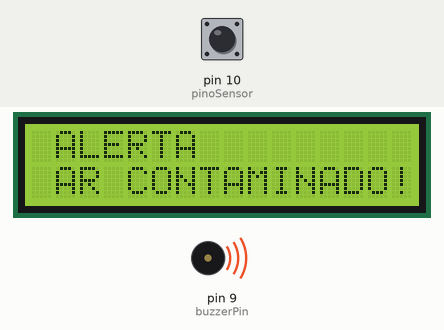
A sketch run on a simulated Arduino Uno, built with avr-gcc and run on an emulated ATmega328P. On the bench: 16×2 character LCD, buzzer (waves = sounding). Inputs (shaded band) come from the test bench; at power-on: pin 10 (pinoSensor) HIGH. What the sketch prints to the serial monitor is not drawn.

Above: at 1.2 s.
1.3 s: pin 10 (pinoSensor) driven LOW
At 6.8 s:
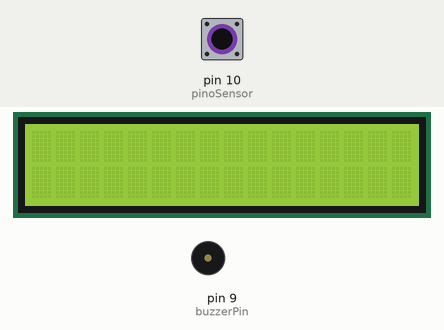
12.1 s: pin 10 (pinoSensor) driven HIGH
At 13.1 s:
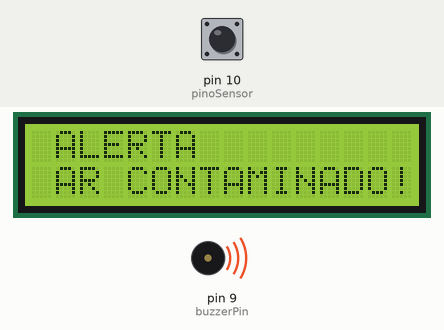
22.9 s: pin 10 (pinoSensor) driven LOW
At 28.0 s:
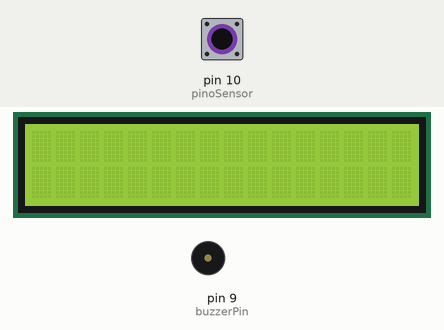
33.7 s: pin 10 (pinoSensor) pulsed HIGH 2 times (0.12 s each, 0.3 s apart)
At 34.2 s:
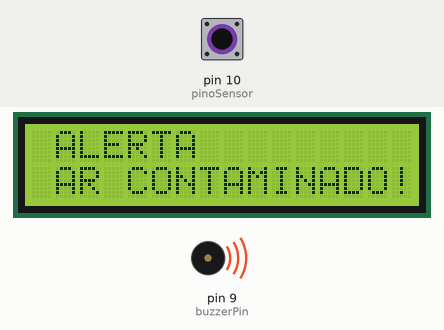
45.1 s: pin 10 (pinoSensor) pulsed HIGH 5 times (0.12 s each, 0.3 s apart)
At 51.0 s:
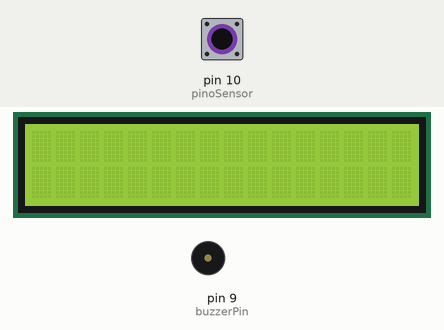
Timing chart, 0 to 52.5 s (numbered marks = the images above; inputs shaded):
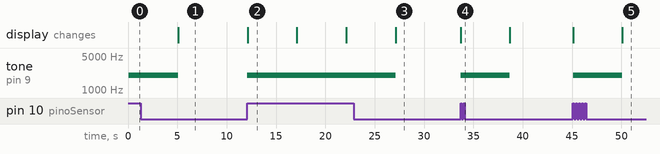

The sketch:

ARDUINO_DAY_CODIGO_SENSOR_DE_GAS_CM_LCD.ino
```cpp
#include <LiquidCrystal.h>

LiquidCrystal lcd(12, 11, 5, 4, 3, 2); // Definindo os pinos para a tela de LCD
const int pinoSensor = 10; //PINO DIGITAL UTILIZADO PELO SENSOR
int buzzerPin = 9; // Definindo o pino digital para o buzzer

void setup(){
  lcd.begin(16, 2);
  pinMode(pinoSensor, INPUT); //DEFINE O PINO COMO ENTRADA
  pinMode(buzzerPin, OUTPUT); // Definindo o pino do buzzer como saída

  Serial.begin(9600);
}

void loop(){

  if(digitalRead(pinoSensor) == LOW){ //SSem gás
      noTone(buzzerPin); //Buzzer desativado
      lcd.setCursor(1, 0); //Posiciona cursor
      lcd.print("SENSOR DE GAS");//Envia o texto entre aspas para o LCD
      lcd.setCursor(1, 1); //Posiciona cursor
      lcd.print("ZONA SEGURA");//Envia o texto entre aspas para o LCD
      Serial.println("sem alerta");//Escreve na serial
      lcd.clear();
  }else{ //com gás
    tone(buzzerPin,2000);
    lcd.setCursor(1, 0); //Posiciona cursor
    lcd.print("ALERTA");//Envia o texto entre aspas para o LCD
    lcd.setCursor(1, 1); //Posiciona cursor
    lcd.print("AR CONTAMINADO!");//Envia o texto entre aspas para o LCD
    Serial.println("ALERTA");
    delay(5000);
    lcd.clear();
  }
}
```

Measured:
- after the input at 1.3 s, tone on pin 9 (buzzerPin): 2000 Hz → silent after 3.8 s
- after the input at 12.1 s, tone on pin 9 (buzzerPin): silent → 2000 Hz at once; the display: changes at once (image 2)
- after the input at 22.9 s, tone on pin 9 (buzzerPin): 2000 Hz → silent after 4.2 s
- after the input at 33.7 s, tone on pin 9 (buzzerPin): silent → 2000 Hz at once, → silent 5.0 s later; the display: changes at once (image 4)
- after the input at 45.1 s, tone on pin 9 (buzzerPin): silent → 2000 Hz at once, → silent 5.0 s later; the display: first changes at once (image 5 shows a later state)
- what the display in image 2 shows lasts 5.0 s, from 12.1 s to 17.1 s
